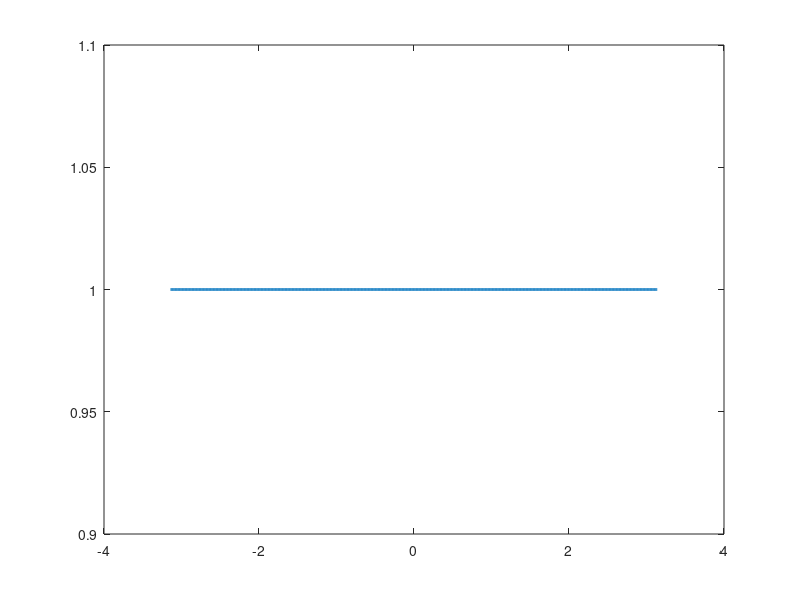

Write the MATLAB code that produced this figure. (Note: this script raises an error after producing the figure.)
clear;clc;close all;
tVec = -pi:0.01:pi;
% tVec = 0:0.01:2;
r = ones(1,length(tVec));
% phi = ones(1,length(tVec));
% phi = 0.5*sin(tVec)+0.6*ones(1,length(tVec));
degree = 1;

n_iter = 1000;
eps = 0.001;
% eps = 1;
lr = 0.8;

% initial_condition_indices = [1 length(tVec)];
initial_condition_indices = [];
for function_index = 1:size(r,1)
    for time_index = 1:length(initial_condition_indices)
        r(function_index,initial_condition_indices(function_index,time_index)) = solution_function(function_index,tVec(initial_condition_indices(function_index,time_index)));
    end
end
selected_indices = (1:length(tVec)).*ones(size(r,1),length(tVec));
selected_indices(initial_condition_indices) = [];
%%
figure;
for iter=0:n_iter
    if iter==1001
        lr = lr/10;
    end
    if iter>0
%     dfdr = (cost_function(tVec,r+eps*perturb,gradient(r,tVec)+eps*gradient(perturb,tVec))-cost_function(tVec,r,gradient(r,tVec)))./eps;
        dfdr = functional_grad(tVec,r,degree,eps);
        r(selected_indices) = r(selected_indices) - lr*dfdr(selected_indices);
    end
    hold off;
    plot(tVec,r,'LineWidth',2)
    hold on;plot(tVec,solution_function(1,tVec))
    title(sprintf('Iteration: %d',iter))
    f{iter+1} = getframe(gcf);
    drawnow
end
%%
plot(tVec,r,'LineWidth',2)
% hold on;plot(tVec,exp(-tVec))
hold on;plot(tVec,solution_function(1,tVec))
%%
function g = functional_grad(t,r,degree,eps)
    funcs = cell(size(r,1),1);
    dt = t(2)-t(1);
    perturbs = zeros(degree,length(t),length(t));
    for function_index = 1:size(r,1)
        funcs{function_index} = zeros(degree,length(t),length(t));
        funcs{function_index}(1,:,:) = repmat(r(function_index,:),length(t),1);
        perturbs(1,:,:) = eye(length(t));
        for deg=2:degree
            funcs{function_index}(deg,:,:) = repmat(gradient(reshape(funcs{function_index}(deg-1,1,:),1,[]),t),length(t),1);
            perturbs(deg,:,:) = gradient(squeeze(perturbs(deg-1,:,:)))./dt;
        end
    end
    g = zeros(size(r,1),length(t));
    tt = repmat(t,length(t),1);
    for function_index = 1:length(size(r,1))
        perturbed_function = funcs;
        perturbed_function{function_index} = perturbed_function{function_index}+eps*perturbs;
        Fp  = trapz(squeeze(cost_function(tt,perturbed_function)),2).*dt;
        F = trapz(squeeze(cost_function(tt,funcs)),2).*dt;
        g(function_index,:) = (Fp-F)'./eps;
    end
end

function sol = solution_function(f_idx,t)
    f(1,:) = sin(t);
%     f(1,:) = exp(-t);
    sol = f(f_idx,:);
end

function f = cost_function(t,func)
    f = 0.5.*(squeeze(func{1}(1,:,:))-sin(t)).^2;
%     f = 0.5.*(func{1}(1,:,:)+func{1}(2,:,:)).^2;
end